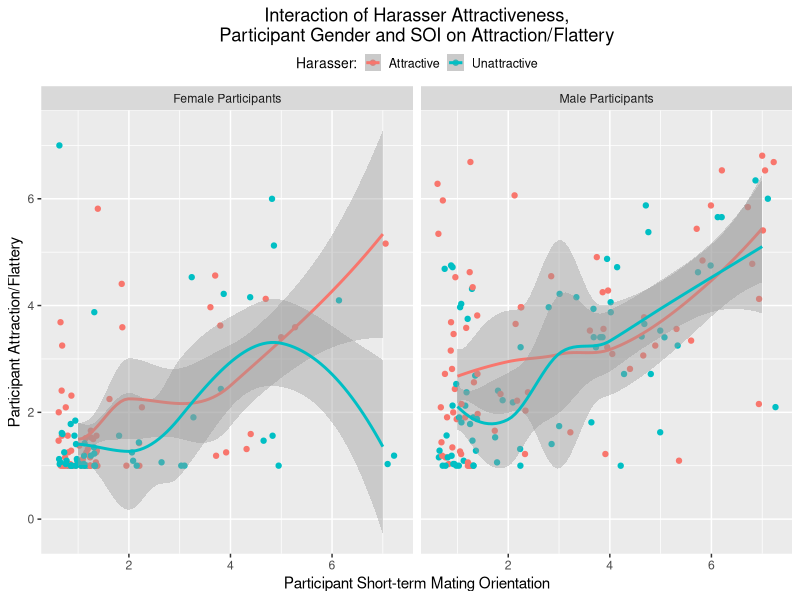
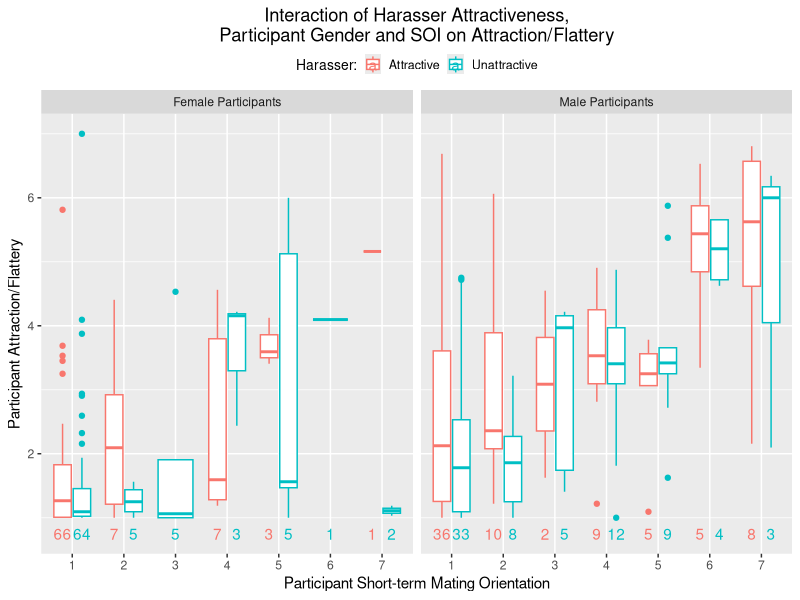

R code for these plots, in order:
library(tidyverse)

df <- structure(list(STM = c(6L, 4L, 7L, 3L, 6L, 7L, 3L, 1L, 4L, 6L,
                           1L, 1L, 6L, 4L, 6L, 3L, 5L, 2L, 5L, 5L, 4L, 1L, 1L, 4L, 4L, 1L,
                           1L, 2L, 3L, 4L, 3L, 4L, 6L, 6L, 1L, 1L, 1L, 5L, 1L, 1L, 2L, 4L,
                           2L, 1L, 1L, 1L, 1L, 1L, 2L, 4L, 7L, 2L, 1L, 6L, 4L, 1L, 1L, 1L,
                           1L, 1L, 4L, 1L, 4L, 5L, 1L, 1L, 7L, 4L, 1L, 1L, 1L, 1L, 2L, 1L,
                           1L, 1L, 2L, 1L, 1L, 1L, 4L, 1L, 1L, 2L, 1L, 1L, 2L, 4L, 5L, 1L,
                           1L, 1L, 1L, 4L, 1L, 2L, 1L, 7L, 5L, 4L, 1L, 1L, 1L, 1L, 1L, 4L,
                           1L, 1L, 1L, 1L, 1L, 1L, 2L, 1L, 1L, 1L, 1L, 1L, 2L, 1L, 1L, 1L,
                           7L, 3L, 1L, 1L, 1L, 1L, 7L, 1L, 1L, 1L, 1L, 1L, 1L, 1L, 1L, 1L,
                           1L, 2L, 5L, 1L, 1L, 1L, 1L, 1L, 1L, 3L, 1L, 1L, 1L, 1L, 1L, 1L,
                           1L, 1L, 1L, 1L, 1L, 1L, 1L, 7L, 1L, 2L, 1L, 1L, 1L, 1L, 2L, 1L,
                           1L, 1L, 1L, 1L, 1L, 1L, 1L, 1L, 2L, 5L, 1L, 1L, 1L, 1L, 1L, 1L,
                           1L, 1L, 1L, 1L, 1L, 1L, 1L, 1L, 1L, 1L, 2L, 5L, 5L, 4L, 1L, 1L,
                           1L, 1L, 1L, 2L, 1L, 7L, 1L, 2L, 2L, 1L, 1L, 1L, 1L, 1L, 5L, 2L,
                           1L, 1L, 6L, 2L, 1L, 1L, 1L, 1L, 5L, 2L, 1L, 1L, 1L, 1L, 4L, 1L,
                           1L, 1L, 1L, 1L, 2L, 4L, 1L, 1L, 1L, 6L, 1L, 1L, 1L, 3L, 1L, 1L,
                           1L, 1L, 1L, 1L, 1L, 1L, 1L, 1L, 1L, 1L, 3L, 1L, 1L, 1L, 1L, 1L,
                           4L, 5L, 5L, 1L, 1L, 4L, 4L, 1L, 7L, 1L, 1L, 4L, 3L, 1L, 1L, 1L,
                           1L, 1L, 1L, 2L, 2L, 5L, 1L, 1L, 1L, 1L, 5L, 2L, 1L, 4L, 7L, 1L,
                           1L, 2L, 1L, 1L, 4L, 5L, 5L, 2L, 1L, 4L, 7L, 3L, 5L, 4L, 5L, 4L,
                           5L, 7L, 7L, 3L), ATTRACTcomp = c(6.53125, 4.25, 5.84375, 4.21875,
                                                            5.4375, 2.15625, 3.96875, 4.71875, 3.875, 5.875, 2, 1.87096774193548,
                                                            5.65625, 4.5625, 5.65625, 4.53125, 5.375, 1, 5.125, 3.5625, 4.71875,
                                                            3.96875, 4.03125, 4.15625, 4.28125, 4.6875, 3.53125, 2.40625,
                                                            4.15625, 2.8125, 4.54838709677419, 3.40625, 4.09677419354839,
                                                            4.625, 4.53125, 1.90625, 2.32258064516129, 3.53125, 1.90625,
                                                            3.46666666666667, 2.2258064516129, 3.625, 4.40625, 4.625, 2.125,
                                                            4.3125, 1.9375, 2.4375, 3.96875, 4.875, 5.16129032258065, 2.1875,
                                                            1.0625, 3.34375, 3.40625, 1.90625, 1, 3.75, 3.45161290322581,
                                                            1.93548387096774, 3.53125, 1.84375, 2.71875, 3.40625, 2.59375,
                                                            4.09375, 4.125, 3.96875, 4.34375, 1, 2.6875, 3.6875, 1.09375,
                                                            1.0625, 1.375, 1.96875, 2.25, 1.28125, 1.03125, 3.8125, 4.0625,
                                                            2.09375, 1.25, 2.34375, 2.90625, 1, 1.5625, 1.25, 1.5625, 1.34375,
                                                            2.46875, 1.96875, 1.15625, 1.59375, 1.09375, 2.03125, 1, 5.40625,
                                                            3.59375, 1.1875, 1.90625, 1.8125, 1.56666666666667, 1.0625, 3.58064516129032,
                                                            4.90625, 6.28125, 1.0625, 2.9375, 1.09375, 1.78125, 1, 2.09375,
                                                            1.03125, 4.75, 2.71875, 1, 5.96875, 1.42307692307692, 1, 1.0625,
                                                            1.0625, 1.03125, 1.90625, 1.28125, 1.15625, 1.03125, 1.09375,
                                                            6.53125, 2.15625, 1.03125, 1.59375, 2, 1.1875, 1.1875, 1.34375,
                                                            2.25, 1.03125, 1.0625, 1.3125, 1, 1.5, 1, 2.375, 1.1875, 1.0625,
                                                            1.35483870967742, 1, 1.09375, 1.15625, 1, 1, 1.5625, 2, 1, 1.03125,
                                                            1.03125, 1, 1.125, 1, 6.6875, 1.1875, 1.51612903225806, 1.0625,
                                                            1.125, 1, 1.15625, 1.4375, 1.25, 1.0625, 1.03125, 1.41935483870968,
                                                            1, 1, 2.09375, 1.15625, 1, 1, 1, 3.06451612903226, 1, 1, 1, 1,
                                                            1, 1, 1, 1.03125, 1.1875, 1.875, 1, 1, 1.5625, 3.25, 1.3125,
                                                            1.46875, 2.375, 3.78125, 3.25, 1.21875, 1.25, 1, 1.65625, 1,
                                                            1, 6.0625, 1.90625, 6.80645161290323, 1.21875, 1.65625, 1, 1.28125,
                                                            1.26666666666667, 1.03125, 1, 2.3125, 4.125, 3.59375, 2.40625,
                                                            5.34375, 4.84375, 3.65625, 1.28125, 1.5625, 3.6875, 1.53125,
                                                            1.09375, 1.21875, 2.15625, 1.25, 1, 1.375, 1.3125, 1.125, 1.5625,
                                                            1.25, 1.5, 1.28125, 2.21875, 3.09375, 3.15625, 1, 1.15625, 4.75,
                                                            1, 1.61290322580645, 1.90322580645161, 1.74193548387097, 1.46875,
                                                            1, 1.1875, 1.1875, 1.03125, 1.34375, 1.78125, 1, 1.8125, 1, 1,
                                                            1.2258064516129, 1.0625, 1.25, 1.59375, 1.09375, 1, 1.03125,
                                                            3.9375, 1.46875, 2.71875, 7, 3.875, 3.40625, 2.4375, 2.53125,
                                                            2.09677419354839, 1.28125, 1, 1.8125, 1, 1.78125, 1.0625, 1,
                                                            1, 1.03125, 1.09375, 1.4375, 1, 1.625, 1.03125, 1.03125, 1.40625,
                                                            1.84375, 3.40625, 3.21875, 1, 1, 6.6875, 2.71875, 2.5625, 3.96875,
                                                            2.8125, 2.125, 4.21875, 3.65625, 3.25, 1.53125, 5.8125, 3.5625,
                                                            4.78125, 1.625, 5.875, 3.21875, 3.41935483870968, 3.21875, 6,
                                                            6.34375, 6, 1.40625), Harasser_Attractiveness = structure(c(1L,
                                                                                                                        1L, 1L, 2L, 1L, 1L, 2L, 2L, 2L, 1L, 1L, 1L, 2L, 1L, 2L, 2L, 2L,
                                                                                                                        2L, 2L, 1L, 2L, 2L, 2L, 2L, 1L, 2L, 1L, 2L, 2L, 1L, 1L, 2L, 2L,
                                                                                                                        2L, 1L, 1L, 2L, 2L, 2L, 1L, 2L, 1L, 1L, 1L, 2L, 2L, 2L, 1L, 1L,
                                                                                                                        2L, 1L, 2L, 2L, 1L, 2L, 1L, 2L, 2L, 1L, 1L, 1L, 1L, 2L, 1L, 2L,
                                                                                                                        2L, 1L, 1L, 1L, 1L, 2L, 1L, 2L, 2L, 2L, 1L, 1L, 2L, 1L, 1L, 2L,
                                                                                                                        1L, 2L, 1L, 2L, 2L, 2L, 1L, 2L, 1L, 1L, 1L, 2L, 1L, 2L, 1L, 2L,
                                                                                                                        1L, 1L, 1L, 1L, 2L, 2L, 2L, 1L, 1L, 1L, 1L, 2L, 2L, 1L, 1L, 1L,
                                                                                                                        2L, 2L, 1L, 1L, 1L, 1L, 2L, 2L, 1L, 2L, 2L, 2L, 1L, 2L, 1L, 1L,
                                                                                                                        2L, 2L, 2L, 1L, 1L, 1L, 1L, 1L, 2L, 1L, 2L, 2L, 1L, 1L, 2L, 1L,
                                                                                                                        2L, 2L, 2L, 2L, 1L, 1L, 1L, 1L, 1L, 1L, 1L, 2L, 2L, 2L, 2L, 1L,
                                                                                                                        2L, 1L, 2L, 2L, 1L, 1L, 1L, 2L, 1L, 1L, 2L, 1L, 2L, 1L, 2L, 2L,
                                                                                                                        1L, 1L, 1L, 1L, 1L, 1L, 2L, 2L, 2L, 1L, 2L, 2L, 2L, 1L, 2L, 2L,
                                                                                                                        1L, 1L, 1L, 1L, 1L, 1L, 1L, 1L, 1L, 1L, 1L, 1L, 1L, 1L, 1L, 1L,
                                                                                                                        1L, 1L, 1L, 1L, 1L, 1L, 1L, 1L, 1L, 1L, 1L, 1L, 1L, 1L, 1L, 1L,
                                                                                                                        1L, 1L, 1L, 1L, 1L, 1L, 1L, 1L, 1L, 1L, 1L, 1L, 1L, 1L, 1L, 1L,
                                                                                                                        1L, 1L, 2L, 2L, 2L, 2L, 2L, 2L, 2L, 2L, 2L, 2L, 2L, 2L, 2L, 2L,
                                                                                                                        2L, 2L, 2L, 2L, 2L, 2L, 2L, 2L, 2L, 2L, 2L, 2L, 2L, 2L, 2L, 2L,
                                                                                                                        2L, 2L, 2L, 2L, 2L, 2L, 2L, 2L, 2L, 2L, 2L, 2L, 2L, 2L, 2L, 2L,
                                                                                                                        2L, 2L, 2L, 2L, 2L, 2L, 2L, 1L, 1L, 1L, 1L, 1L, 2L, 2L, 2L, 2L,
                                                                                                                        2L, 1L, 1L, 1L, 1L, 2L, 2L, 2L, 1L, 2L, 2L, 2L, 2L), .Label = c("Attractive",
                                                                                                                                                                                        "Unattractive"), class = "factor"), Participant_Gender = structure(c(2L,
                                                                                                                                                                                                                                                             2L, 2L, 2L, 2L, 2L, 2L, 2L, 2L, 2L, 2L, 2L, 2L, 1L, 2L, 1L, 2L,
                                                                                                                                                                                                                                                             2L, 1L, 2L, 2L, 2L, 2L, 1L, 2L, 2L, 1L, 2L, 2L, 2L, 2L, 2L, 1L,
                                                                                                                                                                                                                                                             2L, 2L, 2L, 1L, 2L, 2L, 2L, 2L, 1L, 1L, 2L, 2L, 2L, 1L, 2L, 2L,
                                                                                                                                                                                                                                                             2L, 1L, 2L, 1L, 2L, 2L, 1L, 2L, 2L, 1L, 1L, 2L, 1L, 2L, 1L, 1L,
                                                                                                                                                                                                                                                             1L, 2L, 1L, 2L, 2L, 2L, 2L, 1L, 1L, 1L, 2L, 1L, 2L, 2L, 2L, 2L,
                                                                                                                                                                                                                                                             2L, 1L, 2L, 1L, 1L, 1L, 1L, 1L, 2L, 1L, 1L, 2L, 1L, 2L, 2L, 1L,
                                                                                                                                                                                                                                                             2L, 1L, 1L, 1L, 1L, 2L, 1L, 2L, 2L, 2L, 1L, 1L, 1L, 1L, 1L, 1L,
                                                                                                                                                                                                                                                             1L, 2L, 2L, 1L, 2L, 1L, 1L, 1L, 2L, 1L, 1L, 1L, 2L, 1L, 1L, 2L,
                                                                                                                                                                                                                                                             1L, 1L, 1L, 1L, 1L, 1L, 1L, 1L, 1L, 1L, 2L, 1L, 1L, 1L, 2L, 2L,
                                                                                                                                                                                                                                                             1L, 1L, 1L, 1L, 1L, 1L, 2L, 1L, 1L, 1L, 1L, 1L, 2L, 1L, 1L, 2L,
                                                                                                                                                                                                                                                             1L, 1L, 2L, 1L, 1L, 1L, 2L, 1L, 1L, 1L, 1L, 1L, 1L, 1L, 2L, 2L,
                                                                                                                                                                                                                                                             1L, 1L, 2L, 2L, 1L, 1L, 1L, 1L, 1L, 1L, 1L, 2L, 2L, 1L, 1L, 1L,
                                                                                                                                                                                                                                                             1L, 1L, 1L, 2L, 2L, 2L, 2L, 1L, 1L, 1L, 1L, 1L, 2L, 2L, 2L, 2L,
                                                                                                                                                                                                                                                             2L, 1L, 1L, 2L, 1L, 1L, 1L, 1L, 1L, 1L, 2L, 2L, 2L, 1L, 1L, 1L,
                                                                                                                                                                                                                                                             1L, 2L, 2L, 2L, 1L, 1L, 1L, 1L, 1L, 1L, 1L, 1L, 1L, 2L, 2L, 2L,
                                                                                                                                                                                                                                                             2L, 1L, 2L, 1L, 1L, 2L, 2L, 2L, 1L, 1L, 1L, 1L, 1L, 1L, 2L, 2L,
                                                                                                                                                                                                                                                             1L, 1L, 1L, 1L, 1L, 1L, 1L, 1L, 2L, 2L, 1L, 2L, 1L, 1L, 2L, 1L,
                                                                                                                                                                                                                                                             2L, 2L, 2L, 1L, 2L, 1L, 2L, 1L, 2L, 2L, 2L, 1L, 1L, 1L, 2L, 1L,
                                                                                                                                                                                                                                                             1L, 1L, 1L, 2L, 2L, 1L, 2L, 2L, 2L, 2L, 2L, 2L, 2L, 1L, 2L, 2L,
                                                                                                                                                                                                                                                             2L, 1L, 2L, 2L, 2L, 2L, 2L, 2L, 2L, 1L, 2L, 2L, 2L), .Label = c("Female",
                                                                                                                                                                                                                                                                                                                             "Male"), class = "factor")), .Names = c("STM", "ATTRACTcomp",
                                                                                                                                                                                                                                                                                                                                                                     "Harasser_Attractiveness", "Participant_Gender"), row.names = c(NA,
                                                                                                                                                                                                                                                                                                                                                                                                                                     -318L), class = "data.frame")

ggplot(
  data = df %>%
    arrange(Participant_Gender, STM) %>%
    slice(50:nrow(.)),
  mapping = aes(x = STM, y = ATTRACTcomp, color = Harasser_Attractiveness)
  ) +
  geom_jitter() +
  geom_smooth() +
  facet_wrap(~ Participant_Gender,
    labeller = as_labeller(c("Female" = "Female Participants", "Male" = "Male Participants"))
  ) +
  labs(
    title = paste(strwrap("Interaction of Harasser Attractiveness, Participant Gender
                             and SOI on Attraction/Flattery", 50), collapse = "\n"),
    x = "Participant Short-term Mating Orientation",
    y = "Participant Attraction/Flattery",
    color = "Harasser:"
  ) +
  theme(
    plot.title = element_text(hjust = 0.5),
    plot.caption = element_text(hjust = 0, margin = margin(t = 15, 0, 0, 0)),
    legend.position = "top",
    legend.margin = margin(1, 0, 0, 0),
    legend.title = element_text(size = 10),
    legend.text = element_text(size = 9),
    legend.key.size = unit(c(12), "pt")
  )

ggplot(
  data = df,
  mapping = aes(x = factor(STM), y = ATTRACTcomp, color = Harasser_Attractiveness)
) +
  geom_boxplot() +
  facet_wrap(
    ~ Participant_Gender,
    labeller = as_labeller(c("Female" = "Female Participants", "Male" = "Male Participants"))
  ) +
  geom_text(
    data = df %>%
      count(Participant_Gender, STM, Harasser_Attractiveness) %>%
      mutate(label = str_c(n), yloc = 0.75),
    mapping = aes(y = yloc, label = label),
    position = position_dodge(width = 0.75)
  ) +
  labs(
    title = paste(strwrap("Interaction of Harasser Attractiveness, Participant Gender
                             and SOI on Attraction/Flattery", 50), collapse = "\n"),
    x = "Participant Short-term Mating Orientation",
    y = "Participant Attraction/Flattery",
    color = "Harasser:"
  ) +
  theme(
    plot.title = element_text(hjust = 0.5),
    plot.caption = element_text(hjust = 0, margin = margin(t = 15, 0, 0, 0)),
    legend.position = "top",
    legend.margin = margin(1, 0, 0, 0),
    legend.title = element_text(size = 10),
    legend.text = element_text(size = 9),
    legend.key.size = unit(c(12), "pt")
  )
